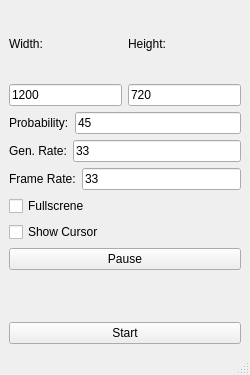
<?xml version="1.0" encoding="UTF-8"?>
<ui version="4.0">
 <class>MainWindow</class>
 <widget class="QMainWindow" name="MainWindow">
  <property name="geometry">
   <rect>
    <x>0</x>
    <y>0</y>
    <width>250</width>
    <height>375</height>
   </rect>
  </property>
  <property name="minimumSize">
   <size>
    <width>250</width>
    <height>375</height>
   </size>
  </property>
  <property name="maximumSize">
   <size>
    <width>250</width>
    <height>375</height>
   </size>
  </property>
  <property name="windowTitle">
   <string>MainWindow</string>
  </property>
  <widget class="QWidget" name="centralwidget">
   <layout class="QVBoxLayout" name="verticalLayout_4">
    <item>
     <layout class="QGridLayout" name="gridLayout">
      <item row="6" column="0">
       <layout class="QVBoxLayout" name="controlls_layout">
        <item>
         <widget class="QPushButton" name="pause_button">
          <property name="text">
           <string>Pause</string>
          </property>
          <property name="checkable">
           <bool>true</bool>
          </property>
          <property name="checked">
           <bool>false</bool>
          </property>
         </widget>
        </item>
        <item alignment="Qt::AlignBottom">
         <widget class="QPushButton" name="start_button">
          <property name="text">
           <string>Start</string>
          </property>
          <property name="checkable">
           <bool>false</bool>
          </property>
          <property name="checked">
           <bool>false</bool>
          </property>
         </widget>
        </item>
       </layout>
      </item>
      <item row="3" column="0">
       <layout class="QVBoxLayout" name="gen_layout">
        <item>
         <layout class="QHBoxLayout" name="gen_slider_layout">
          <item>
           <widget class="QLabel" name="gen_label">
            <property name="toolTip">
             <string>&lt;html&gt;&lt;head/&gt;&lt;body&gt;&lt;p&gt;The rate, at which a new noise should be generated.&lt;/p&gt;&lt;p&gt;In &lt;span style=&quot; font-weight:600; font-style:italic;&quot;&gt;Generation per Millisecond&lt;/span&gt;.&lt;/p&gt;&lt;/body&gt;&lt;/html&gt;</string>
            </property>
            <property name="text">
             <string>Gen. Rate:</string>
            </property>
           </widget>
          </item>
          <item>
           <widget class="QLineEdit" name="gen_lineEdit">
            <property name="text">
             <string>33</string>
            </property>
           </widget>
          </item>
         </layout>
        </item>
       </layout>
      </item>
      <item row="5" column="0">
       <layout class="QVBoxLayout" name="settings_layout">
        <item>
         <widget class="QCheckBox" name="fullscreen_checkBox">
          <property name="text">
           <string>Fullscrene</string>
          </property>
         </widget>
        </item>
        <item>
         <widget class="QCheckBox" name="showCursor_checkBox">
          <property name="text">
           <string>Show Cursor</string>
          </property>
         </widget>
        </item>
       </layout>
      </item>
      <item row="2" column="0">
       <layout class="QVBoxLayout" name="probability_layout">
        <item>
         <layout class="QHBoxLayout" name="probability_slider_layout">
          <item>
           <widget class="QLabel" name="probability_label">
            <property name="toolTip">
             <string extracomment="the probability, that a pixel is noised (white)">&lt;html&gt;&lt;head/&gt;&lt;body&gt;&lt;p&gt;The probability, that a pixel is noised (here it's if the pixel should &lt;span style=&quot; font-weight:600;&quot;&gt;turn black&lt;/span&gt;).&lt;/p&gt;&lt;/body&gt;&lt;/html&gt;</string>
            </property>
            <property name="text">
             <string>Probability:</string>
            </property>
           </widget>
          </item>
          <item>
           <widget class="QLineEdit" name="probability_lineEdit">
            <property name="toolTip">
             <string>&lt;html&gt;&lt;head/&gt;&lt;body&gt;&lt;p&gt;From 0 to 100. The Probability is then &lt;span style=&quot; font-style:italic;&quot;&gt;p = n/100&lt;/span&gt;.&lt;/p&gt;&lt;/body&gt;&lt;/html&gt;</string>
            </property>
            <property name="text">
             <string>45</string>
            </property>
           </widget>
          </item>
         </layout>
        </item>
       </layout>
      </item>
      <item row="1" column="0">
       <layout class="QHBoxLayout" name="dimenstion_layout">
        <item>
         <layout class="QVBoxLayout" name="width_layout">
          <item>
           <widget class="QLabel" name="width_label">
            <property name="toolTip">
             <string>&lt;html&gt;&lt;head/&gt;&lt;body&gt;&lt;p&gt;Width of the Window.&lt;/p&gt;&lt;/body&gt;&lt;/html&gt;</string>
            </property>
            <property name="text">
             <string>Width:</string>
            </property>
           </widget>
          </item>
          <item>
           <widget class="QLineEdit" name="width_lineEdit">
            <property name="text">
             <string>1200</string>
            </property>
           </widget>
          </item>
         </layout>
        </item>
        <item>
         <layout class="QVBoxLayout" name="height_layout">
          <item>
           <widget class="QLabel" name="height_label">
            <property name="toolTip">
             <string>&lt;html&gt;&lt;head/&gt;&lt;body&gt;&lt;p&gt;Height of the Window.&lt;/p&gt;&lt;/body&gt;&lt;/html&gt;</string>
            </property>
            <property name="text">
             <string>Height:</string>
            </property>
           </widget>
          </item>
          <item>
           <widget class="QLineEdit" name="height_lineEdit">
            <property name="text">
             <string>720</string>
            </property>
           </widget>
          </item>
         </layout>
        </item>
       </layout>
      </item>
      <item row="4" column="0">
       <layout class="QVBoxLayout" name="frameRate_layout">
        <item>
         <layout class="QHBoxLayout" name="frameRate_slider_layout">
          <item>
           <widget class="QLabel" name="frameRate_label">
            <property name="toolTip">
             <string>&lt;html&gt;&lt;head/&gt;&lt;body&gt;&lt;p&gt;Rate at which the screen should be redrawn/ updated.&lt;/p&gt;&lt;p&gt;In &lt;span style=&quot; font-weight:600; font-style:italic;&quot;&gt;Update per Millisecond&lt;/span&gt;.&lt;/p&gt;&lt;/body&gt;&lt;/html&gt;</string>
            </property>
            <property name="text">
             <string>Frame Rate:</string>
            </property>
           </widget>
          </item>
          <item>
           <widget class="QLineEdit" name="frameRate_lineEdit">
            <property name="text">
             <string>33</string>
            </property>
           </widget>
          </item>
         </layout>
        </item>
       </layout>
      </item>
     </layout>
    </item>
   </layout>
  </widget>
  <widget class="QMenuBar" name="menubar">
   <property name="geometry">
    <rect>
     <x>0</x>
     <y>0</y>
     <width>250</width>
     <height>23</height>
    </rect>
   </property>
  </widget>
  <widget class="QStatusBar" name="statusbar"/>
 </widget>
 <resources/>
 <connections/>
</ui>
